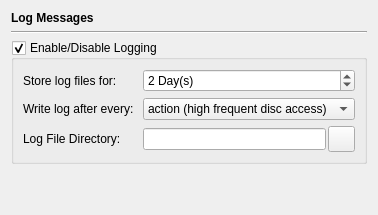
       <widget class="QWidget" name="page_5">
        <layout class="QGridLayout" name="gridLayout_21">
         <item row="0" column="0">
          <widget class="QLabel" name="label_6">
           <property name="styleSheet">
            <string notr="true">QLabel { font-weight: bold;  }</string>
           </property>
           <property name="text">
            <string>Log Messages</string>
           </property>
          </widget>
         </item>
         <item row="1" column="0">
          <widget class="Line" name="line_2">
           <property name="orientation">
            <enum>Qt::Horizontal</enum>
           </property>
          </widget>
         </item>
         <item row="2" column="0">
          <widget class="QGroupBox" name="groupBox_logOnOff">
           <property name="title">
            <string>Enable/Disable Logging</string>
           </property>
           <property name="checkable">
            <bool>true</bool>
           </property>
           <property name="checked">
            <bool>true</bool>
           </property>
           <layout class="QGridLayout" name="gridLayout_20">
            <item row="0" column="0">
             <widget class="QLabel" name="label_27">
              <property name="sizePolicy">
               <sizepolicy hsizetype="Minimum" vsizetype="Preferred">
                <horstretch>0</horstretch>
                <verstretch>0</verstretch>
               </sizepolicy>
              </property>
              <property name="text">
               <string>Store log files for:</string>
              </property>
              <property name="buddy">
               <cstring>spinBox_logStoreDuration</cstring>
              </property>
             </widget>
            </item>
            <item row="0" column="1">
             <widget class="QSpinBox" name="spinBox_logStoreDuration">
              <property name="sizePolicy">
               <sizepolicy hsizetype="Expanding" vsizetype="Fixed">
                <horstretch>0</horstretch>
                <verstretch>0</verstretch>
               </sizepolicy>
              </property>
              <property name="suffix">
               <string> Day(s)</string>
              </property>
              <property name="minimum">
               <number>1</number>
              </property>
              <property name="maximum">
               <number>3650</number>
              </property>
              <property name="value">
               <number>2</number>
              </property>
             </widget>
            </item>
            <item row="1" column="0">
             <widget class="QLabel" name="label_39">
              <property name="sizePolicy">
               <sizepolicy hsizetype="Minimum" vsizetype="Preferred">
                <horstretch>0</horstretch>
                <verstretch>0</verstretch>
               </sizepolicy>
              </property>
              <property name="text">
               <string>Write log after every: </string>
              </property>
              <property name="wordWrap">
               <bool>false</bool>
              </property>
              <property name="buddy">
               <cstring>comboBox_logInterval</cstring>
              </property>
             </widget>
            </item>
            <item row="1" column="1">
             <widget class="QComboBox" name="comboBox_logInterval">
              <property name="sizePolicy">
               <sizepolicy hsizetype="Expanding" vsizetype="Fixed">
                <horstretch>0</horstretch>
                <verstretch>0</verstretch>
               </sizepolicy>
              </property>
              <item>
               <property name="text">
                <string>action (high frequent disc access)</string>
               </property>
              </item>
              <item>
               <property name="text">
                <string>hand (medium disc access)</string>
               </property>
              </item>
              <item>
               <property name="text">
                <string>game (low disc access)</string>
               </property>
              </item>
             </widget>
            </item>
            <item row="2" column="0">
             <widget class="QLabel" name="label_29">
              <property name="sizePolicy">
               <sizepolicy hsizetype="Minimum" vsizetype="Preferred">
                <horstretch>0</horstretch>
                <verstretch>0</verstretch>
               </sizepolicy>
              </property>
              <property name="text">
               <string>Log File Directory: </string>
              </property>
              <property name="buddy">
               <cstring>lineEdit_logDir</cstring>
              </property>
             </widget>
            </item>
            <item row="2" column="1">
             <layout class="QHBoxLayout">
              <property name="spacing">
               <number>2</number>
              </property>
              <item>
               <widget class="QLineEdit" name="lineEdit_logDir"/>
              </item>
              <item>
               <widget class="QPushButton" name="pushButton_openLogDir">
                <property name="minimumSize">
                 <size>
                  <width>27</width>
                  <height>26</height>
                 </size>
                </property>
                <property name="maximumSize">
                 <size>
                  <width>27</width>
                  <height>26</height>
                 </size>
                </property>
                <property name="icon">
                 <iconset resource="resources/pokerth.qrc">
                  <normaloff>:/gfx/document-open-folder.png</normaloff>:/gfx/document-open-folder.png</iconset>
                </property>
               </widget>
              </item>
             </layout>
            </item>
           </layout>
          </widget>
         </item>
         <item row="3" column="0">
          <spacer name="verticalSpacer_7">
           <property name="orientation">
            <enum>Qt::Vertical</enum>
           </property>
           <property name="sizeHint" stdset="0">
            <size>
             <width>20</width>
             <height>40</height>
            </size>
           </property>
          </spacer>
         </item>
        </layout>
       </widget>
